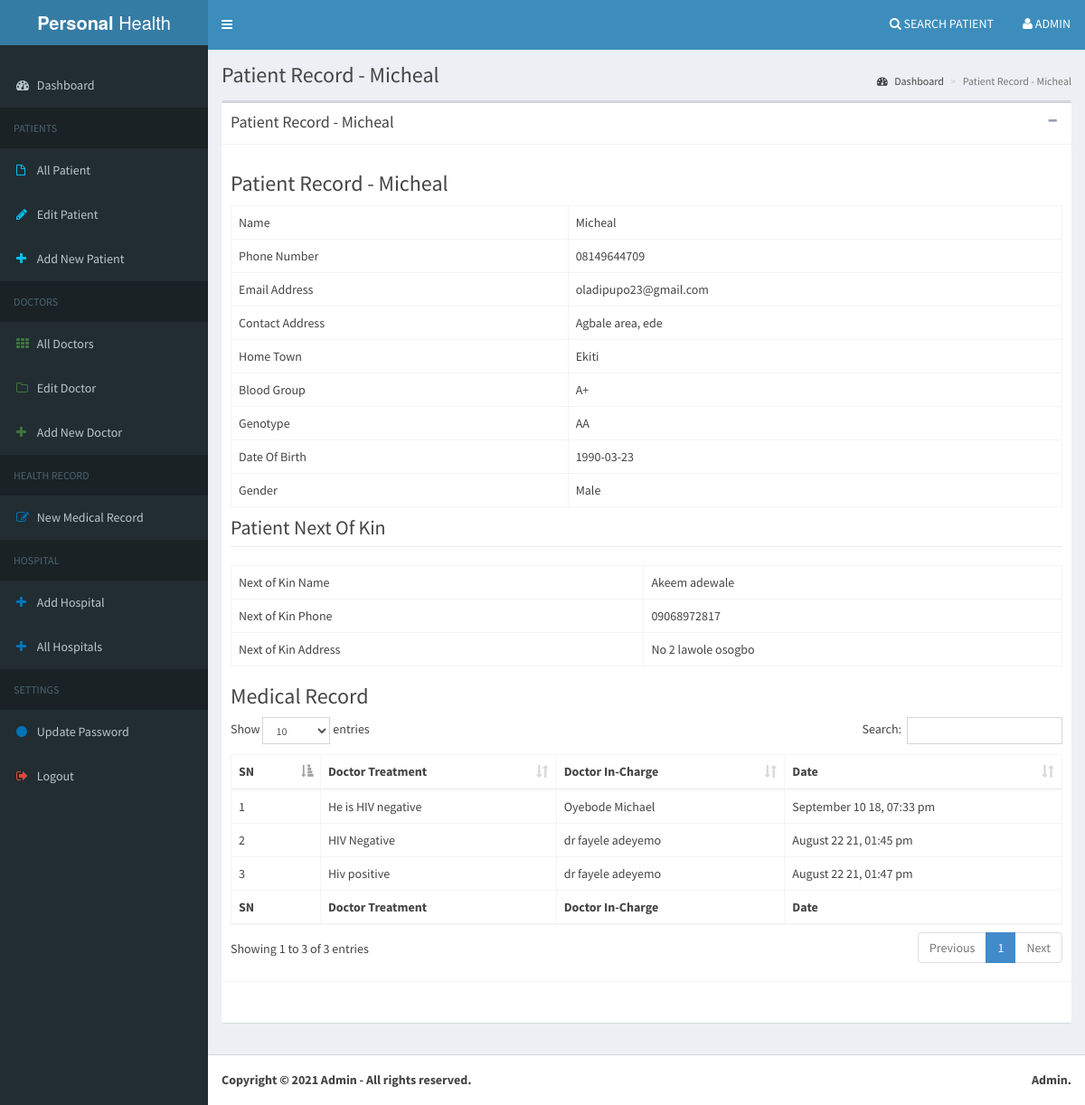
Page /admin/view_patient.php?id=1 (signed in) on the committed database.
### tables this page shows
CREATE TABLE `patient` (
  `id` int(11) NOT NULL,
  `patient_id` varchar(45) DEFAULT NULL,
  `name` varchar(150) NOT NULL,
  `phone` varchar(15) NOT NULL,
  `email` varchar(150) NOT NULL,
  `address` text NOT NULL,
  `town` varchar(25) NOT NULL,
  `blood_group` varchar(10) NOT NULL,
  `genotype` varchar(10) NOT NULL,
  `dob` varchar(25) NOT NULL,
  `gender` varchar(15) NOT NULL,
  `kin_name` varchar(100) NOT NULL,
  `kin_phone` varchar(15) NOT NULL,
  `kin_address` text NOT NULL,
  `hospital_id` int(11) DEFAULT 0,
  `date_added` varchar(45) NOT NULL
);

CREATE TABLE `medical_history` (
  `id` int(11) NOT NULL,
  `patient_id` varchar(45) NOT NULL,
  `date_added` varchar(45) NOT NULL,
  `comment` text NOT NULL,
  `doctor_id` int(11) NOT NULL
);

CREATE TABLE `doctor` (
  `id` int(11) NOT NULL,
  `name` varchar(100) NOT NULL,
  `phone` varchar(15) NOT NULL,
  `email` varchar(150) NOT NULL,
  `speciality` varchar(120) NOT NULL,
  `status` int(11) NOT NULL DEFAULT 1,
  `hospital_id` int(11) NOT NULL DEFAULT 0
);

### admin/core/func.php (called while the page is built, shortened)
<?php
function doctor($id,$field)
{
    global $db;
    $set = $db->prepare('SELECT * FROM doctor WHERE id = :id');
    $set->execute(array('id' => $id));
    $rs = $set->fetch(PDO::FETCH_ASSOC);
    return $rs[$field];
}
?>

### admin/view_patient.php (the view, shortened to what this page needs)
<?php
  require_once 'core/db.php';
  $id = $_GET['id'];
  $sql = $db->query("SELECT * FROM patient WHERE id = '$id' or patient_id = '$id'");
  $rs = $sql->fetch(PDO::FETCH_ASSOC);
  $page_title = "Patient Record - ".$rs['name'];
  include_once 'head.php';
  include_once 'menu.php';
?>
  <div class="content-wrapper">
    <section class="content-header">
      <h1>
        <?php echo $page_title; ?>
      </h1>
      <ol class="breadcrumb">
        <li><a href="index.php"><i class="fa fa-dashboard"></i> Dashboard</a></li>
        <li class="active"><?php echo $page_title; ?></li>
      </ol>
    </section>
    <section class="content">
      <div class="box">
        <div class="box-header with-border">
          <h3 class="box-title"><?php echo $page_title; ?></h3>
          <div class="box-tools pull-right">
            <button type="button" class="btn btn-box-tool" data-widget="collapse" data-toggle="tooltip" title="Collapse">
              <i class="fa fa-minus"></i></button>
          </div>
        </div>
        <div class="box-body">
          <h3><?php echo $page_title; ?></h3>
            <table class="table table-bordered">
                <tr>
                    <td>Name</td>
                    <td><?php echo $rs['name']; ?></td>
                </tr>
                <tr>
                    <td>Phone Number</td>
                    <td><?php
                        echo $rs['phone'];
                        ?></td>
                </tr>
                <tr>
                    <td>Email Address</td>
                    <td><?php echo $rs['email']; ?></td>
                </tr>
                <tr>
                    <td>Contact Address</td>
                    <td><?php echo $rs['address']; ?></td>
                </tr>
                <tr>
                    <td>Home Town</td>
                    <td> <?php echo $rs['town']; ?></td>
                </tr>
                <tr>
                    <td>Blood Group</td>
                    <td> <?php echo $rs['blood_group']; ?></td>
                </tr>
                <tr>
                    <td>Genotype</td>
                    <td><?php echo $rs['genotype']; ?></td>
                </tr>
                <tr>
                    <td>Date Of Birth</td>
                    <td><?php echo $rs['dob']; ?></td>
                </tr>
                <tr>
                    <td>Gender</td>
                    <td><?php echo $rs['gender']; ?></td>
                </tr>
            </table>
            <h5 class="page-header">Patient Next Of Kin</h5>
            <table class="table table-bordered">
                <tr>
                    <td>Next of Kin Name</td>
                    <td> <?php echo $rs['kin_name']; ?></td>
                </tr>
                <tr>
                    <td>Next of Kin Phone</td>
                    <td><?php echo $rs['kin_phone']; ?></td>
                </tr>
                <tr>
                    <td>Next of Kin Address</td>
                    <td><?php echo $rs['kin_address']; ?></td>
                </tr>
            </table>
           <h3>Medical Record</h3>
            <table class="table table-bordered" id="tables">
                <thead>
                <tr>
                    <th>SN</th>
                    <th>Doctor Treatment</th>
                    <th>Doctor In-Charge</th>
                    <th>Date</th>
                </tr>
                </thead>
                <tfoot>
                <tr>
                    <th>SN</th>
                    <th>Doctor Treatment</th>
                    <th>Doctor In-Charge</th>
                    <th>Date</th>
                </tr>
                </tfoot>
                <tbody>
                <?php
                $sn =1;
                $patient_id = $rs['patient_id'];
                $records = $db->query("SELECT * FROM medical_history WHERE patient_id = '$patient_id'");
                while ($recs = $records->fetch(PDO::FETCH_ASSOC)){
                    ?>
                    <tr>
                        <td><?= $sn++ ?></td>
                        <td><?php echo nl2br($recs['comment']); ?></td>
                        <td><?php echo doctor($recs['doctor_id'],"name"); ?></td>
                        <td><?php echo date("F d y, h:i a",$recs['date_added']); ?></td>
                    </tr>
                    <?php
                }
                ?>
                </tbody>
            </table>
        </div>
        <div class="box-footer">
        </div>
      </div>
    </section>
  </div>
<?php
  include_once 'foot.php';
?>

### admin/head.php (shortened to what this page needs)
<!DOCTYPE html>
<html>
<head>
	<link rel="stylesheet" type="text/css" href="lib/font-awesome/font-awesome.min.css">
	<link rel="stylesheet" type="text/css" href="lib/bootstrap/css/bootstrap.min.css">
	<link rel="stylesheet" href="https://cdnjs.cloudflare.com/ajax/libs/ionicons/2.0.1/css/ionicons.min.css">
	<link rel="stylesheet" href="css/select2.min.css">
	<link rel="stylesheet" href="css/style.css">
	<link rel="stylesheet" href="css/AdminLTE.min.css">
	<link rel="stylesheet" type="text/css" href="lib/DataTables/datatables.min.css">
  	<link rel="stylesheet" href="css/skins/_all-skins.min.css">
  	</head>
	<body class="hold-transition skin-blue sidebar-mini">
	<div class="wrapper">

### admin/menu.php (shortened to what this page needs)
<?php
  $admin_name = "Admin";
?>
  <header class="main-header">
    <a href="index.php" class="logo">
      <span class="logo-lg"><b>Personal</b> Health</span>
    </a>
    <nav class="navbar navbar-static-top">
      <a href="#" class="sidebar-toggle" data-toggle="offcanvas" role="button">
      </a>
      <div class="navbar-custom-menu">
        <ul class="nav navbar-nav">
          <li>
            <a href="search.php"><i class="fa fa-search"></i> Search Patient</a>
          </li>
          <li class="dropdown user user-menu">
            <a href="#" class="dropdown-toggle" data-toggle="dropdown">
              <span class="hidden-xs"><i class="fa fa-user"></i> <?php echo $admin_name; ?></span>
            </a>
          </li>
        </ul>
      </div>
    </nav>
  </header>
  <aside class="main-sidebar">
    <section class="sidebar">
      <div class="user-panel">
      </div>
      <ul class="sidebar-menu">
        <li>
          <a href="index.php">
            <i class="fa fa-dashboard "></i> <span>Dashboard</span>
          </a>
        </li>
          <li class="header">PATIENTS</li>
          <li>
              <a href="patient.php">
                  <i class="fa fa-file-o text-aqua"></i> <span>All Patient</span>
              </a>
          </li>
          <li>
              <a href="edit_patient.php">
                  <i class="fa fa-pencil text-aqua"></i> <span>Edit Patient</span>
              </a>
          </li>
          <li>
              <a href="new_patient.php">
                  <i class="fa fa-plus text-aqua"></i> <span>Add New Patient</span>
              </a>
          </li>
          <li class="header">DOCTORS</li>
          <li>
              <a href="all_doctors.php">
                  <i class="fa fa-th text-success"></i> <span>All Doctors</span>
              </a>
          </li>
          <li>
              <a href="edit_doctor.php">
                  <i class="fa fa-folder-o text-success"></i> <span>Edit Doctor</span>
              </a>
          </li>
          <li>
              <a href="add_doctor.php">
                  <i class="fa fa-plus text-success"></i> <span>Add New Doctor</span>
              </a>
          </li>
          <li class="header">HEALTH RECORD</li>
          <li>
             <a href="new_record.php">
               <i class="fa fa-edit text-blue"></i> <span>New Medical Record</span>
             </a>
        </li>
          <li class="header">HOSPITAL</li>
          <li>
              <a href="add_hospital.php">
                  <i class="fa fa-plus text-blue"></i> <span>Add Hospital</span>
              </a>
          </li>
          <li>
              <a href="all_hospital.php">
                  <i class="fa fa-plus text-blue"></i> <span>All Hospitals</span>
              </a>
          </li>
          <li class="header">SETTINGS</li>
        <li>
            <a href="password.php"><i class="fa fa-circle text-blue"></i>
                <span>Update Password</span>
            </a>
        </li>
        <li>
            <a href="logout.php"><i class="fa fa-sign-out text-red"></i>
                <span>Logout</span>
            </a>
        </li>
      </ul>
    </section>
  </aside>

### admin/foot.php (shortened to what this page needs)
<footer class="main-footer">
  <div class="pull-right hidden-xs">
    <b>Admin.</b>
  </div>
  <strong>Copyright &copy; 2021 Admin - All rights reserved.</strong>
 </footer>
</div>
</body>
</html>

### admin/css/style.css (style rules this page uses)
body { font-family: 'Open Sans', sans-serif; font-weight: 400; font-size: 14px; line-height: 25px; color: #444; }
body a { transition:0.5s all; -webkit-transition:0.5s all; -moz-transition:0.5s all; -o-transition:0.5s all; -ms-transition:0.5s all; }
.navbar-nav { text-transform: uppercase; }
.navbar-nav a { border: transparent solid thin; color: #fff; }

### rows in the picture
patient: name "Patient Record - Micheal", name "Micheal", phone "08149644709", email "oladipupo23@gmail.com", address "Agbale area, ede", town "Ekiti", blood_group "A+", genotype "AA", dob "1990-03-23", gender "Male", kin_name "Akeem adewale", kin_phone "09068972817", kin_address "No 2 lawole osogbo"
medical_history: comment "He is HIV negative", doctor.name "Oyebode Michael", date_added "September 10 18, 07:33 pm"
medical_history: comment "HIV Negative", doctor.name "dr fayele adeyemo", date_added "August 22 21, 01:45 pm"
medical_history: comment "Hiv positive", doctor.name "dr fayele adeyemo", date_added "August 22 21, 01:47 pm"

### other values in the picture
$admin_name "ADMIN"
